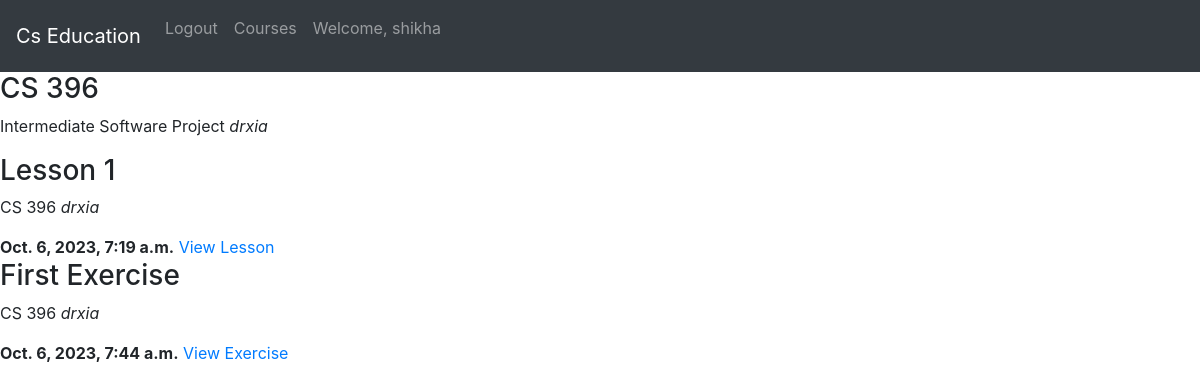
Page /courses/1/ (signed in) on the committed database.
### lms/models.py (models this page shows)
class Profile(AbstractUser):
    pass

class Course(models.Model):
    code = models.CharField(max_length= 255)
    name = models.CharField(max_length= 255)
    created_date = models.DateTimeField(auto_now_add=True)
    updated_date = models.DateTimeField(auto_now=True)
    students = models.ManyToManyField(Profile, related_name="courses")
    instructor = models.ForeignKey(Profile, on_delete=models.CASCADE)

class Lesson(models.Model):
    name = models.CharField(max_length= 255)
    description = models.TextField()
    body = RichTextField()
    created_date = models.DateTimeField(auto_now_add=True)
    updated_date = models.DateTimeField(auto_now=True)
    course = models.ForeignKey(Course, related_name="lessons", on_delete=models.CASCADE)

class Exercise(models.Model):
    name = models.CharField(max_length= 255)
    description = models.TextField()
    created_date = models.DateTimeField(auto_now_add=True)
    updated_date = models.DateTimeField(auto_now=True)
    course = models.ForeignKey(Course, related_name="exercises", on_delete=models.CASCADE)

### lms/views.py (the view)
# urls.py: path("courses/<int:course_id>/", views.view_course, name="view_course"),
def view_course(request, course_id):
    course = Course.objects.get(id=course_id)
    lessons = Lesson.objects.filter(course=course_id)
    exercises = Exercise.objects.filter(course=course_id)
    context = {
        "course": course,
        "lessons": lessons,
        "exercises": exercises
    }
    return render(request, "pages/courses/view_course.html", context)

### templates/pages/courses/view_course.html (shortened to what this page needs)
{% extends 'base.html' %}
{% block content %}
    <section class="course">
        <section class="course-header">
            <h3>{{course.code}}</h3>
            <p>{{course.name}} <em>{{course.instructor.username}}</em></p>
        </section>
    </section>
    {% if lessons %}
        <section class="lessons">
            {% for lesson in lessons %}
            <section class="lesson">
                <section class="lesson-header">
                    <h3>{{lesson.name}}</h3>
                    <p>{{lesson.course.code}} <em>{{lesson.course.instructor.username}}</em></p>
                    <strong>{{lesson.created_date}}</strong>
                    <a href="{% url 'view_lesson' course.id lesson.id %}">View Lesson</a>
                </section>
            </section>
            {% endfor %}
        </section>
    {% else %}
        <section class="no-lessons">
            <p>No lessons available</p>
        </section>
    {% endif %}
    {% if exercises %}
        <section class="exercises">
            {% for exercise in exercises %}
            <section class="exercise">
                <section class="exercise-header">
                    <h3>{{exercise.name}}</h3>
                    <p>{{exercise.course.code}} <em>{{exercise.course.instructor.username}}</em></p>
                    <strong>{{exercise.created_date}}</strong>
                    <a href="{% url 'view_exercise' course.id exercise.id %}">View Exercise</a>
                </section>
            </section>
            {% endfor %}
        </section>
    {% else %}
        <section class="no-exercises">
            <p>No exercises available</p>
        </section>
    {% endif %}
{% endblock content %}

### templates/base.html (shortened to what this page needs)
<!doctype html>
<html lang="en">
  <head>
    <link rel="stylesheet" href="https://cdn.jsdelivr.net/npm/bootstrap@4.4.1/dist/css/bootstrap.min.css">
</head>
<body>
    <nav class="navbar navbar-expand-lg navbar-dark bg-dark">
        <a class="navbar-brand" href="{% url 'index' %}">Cs Education</a>
        <div class="collapse navbar-collapse" id="navbarTogglerDemo02">
            <ul class="navbar-nav mr-auto mt-2 mt-lg-0">
                {% if user.is_authenticated %}
                <li class="nav-item">
                    <a class="nav-link" href="{% url 'logout' %}">Logout</a>
                </li>
                <li class="nav-item">
                    <a class="nav-link" href="{% url 'courses' %}">Courses</a>
                </li>
                <li class="nav-item">
                  <p class="nav-link">Welcome, {{user.username}}</p>
                </li>
                {% endif %}
            </ul>
        </div>
      </nav>
      <main class="main-content">
        {% block content %}
        {% endblock %}
      </main>
  </body>
</html>

### rows in the picture
Profile: username "shikha"
Course: code "CS 396", name "Intermediate Software Project", instructor.username "drxia"
Lesson: name "Lesson 1", course.code "CS 396", course.instructor.username "drxia", created_date "Oct. 6, 2023, 7:19 a.m."
Exercise: name "First Exercise", course.code "CS 396", course.instructor.username "drxia", created_date "Oct. 6, 2023, 7:44 a.m."
